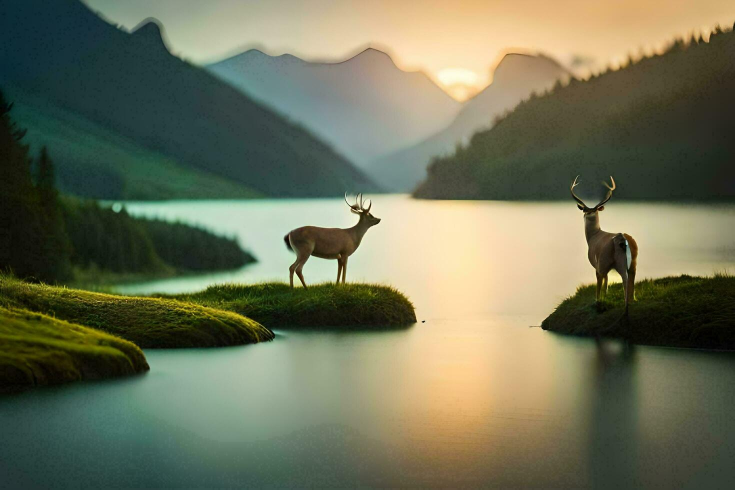
#> input picture session2/1.jpg, 1470 x 980 px (shown at 1/2 size)
$ jupyter execute pixel_operations.ipynb
#> lines starting #> are read from the running program, lines starting #| are printed output that depends on the picture; after the words box and inside, x2 and y2 are one past the last pixel; in counts of white or black regions, pixels touching at a corner belong together
# Pixel Operations Notebook

This notebook combines:
- `pixel_modification.py`
- `pixel_slicing.py`
- `pixel_resizing.py`

[cell 1]
import cv2
import numpy as np
import matplotlib.pyplot as plt
from pathlib import Path

def get_image_path(filename: str) -> Path:
#> called with filename = '1.jpg'
    candidates = [Path(filename), Path('session2') / filename]
    for p in candidates:
        if p.exists():
            return p
    raise FileNotFoundError(f'Could not find {filename}. Checked: {candidates}')

def read_image(filename: str):
    p = get_image_path(filename)
    img = cv2.imread(str(p))
#> img is the input picture: shape (980, 1470, 3); mean B, G, R 88.4, 113.8, 110.4
    if img is None:
        raise FileNotFoundError(f'Could not read image at: {p}')
    return img, p

def show_bgr(title: str, img):
    plt.figure(figsize=(7, 5))
    plt.title(title)
    plt.imshow(cv2.cvtColor(img, cv2.COLOR_BGR2RGB))
    plt.axis('off')
    plt.show()

## 1) Pixel Modification (loop)
Equivalent of `pixel_modification.py`

[cell 2]
image, image_path = read_image('1.jpg')
print(f'Loaded: {image_path}')
#| Loaded: 1.jpg

x_start, x_end = 50, 150
y_start, y_end = 100, 200

modified = image.copy()
for y in range(y_start, y_end):
    for x in range(x_start, x_end):
        modified[y, x] = [0, 0, 255]  # Red in BGR
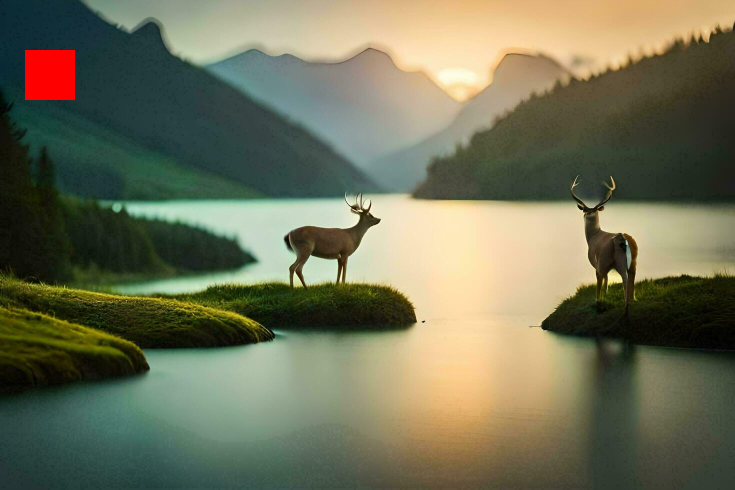
#> modified: shape (980, 1470, 3) (shown at 1/2 size); 0.69% of pixels changed, all inside (x1, y1, x2, y2) = (50, 100, 150, 200)

show_bgr('Pixel Modification (Loop)', modified)

## 2) Pixel Slicing (ROI assignment)
Equivalent of `pixel_slicing.py`

[cell 3]
image2, image2_path = read_image('1.jpg')
print(f'Loaded: {image2_path}')
#| Loaded: 1.jpg

x_start, x_end = 50, 150
y_start, y_end = 100, 200

sliced = image2.copy()
sliced[y_start:y_end, x_start:x_end] = [0, 0, 255]

show_bgr('Pixel Slicing (ROI)', sliced)

## 3) Pixel Resizing (100%, 50%, 15%)
Equivalent of `pixel_resizing.py` in one combined view

[cell 4]
image3, image3_path = read_image('1.jpg')
print(f'Loaded: {image3_path}')
#| Loaded: 1.jpg

height, width, channels = image3.shape
#> height = 980; width = 1470; channels = 3
print(f'Image Dimensions: {width}x{height}, Channels: {channels}')
#| Image Dimensions: 1470x980, Channels: 3

scale_100 = image3.copy()
scale_50 = cv2.resize(image3, (int(width * 0.50), int(height * 0.50)))
scale_15 = cv2.resize(image3, (int(width * 0.15), int(height * 0.15)))

images = [('100%', scale_100), ('50%', scale_50), ('15%', scale_15)]
gap = 20
top_pad = 45
max_h = max(img.shape[0] for _, img in images)
#> max_h = 980
total_w = sum(img.shape[1] for _, img in images) + gap * (len(images) + 1)
#> total_w = 2505
canvas = np.full((top_pad + max_h + gap, total_w, 3), 255, dtype=np.uint8)
#> canvas: shape (1045, 2505, 3); every value is 255

x = gap
for label, img in images:
    h, w = img.shape[:2]
    y = top_pad + (max_h - h) // 2
    canvas[y:y+h, x:x+w] = img
    cv2.putText(canvas, label, (x, 30), cv2.FONT_HERSHEY_SIMPLEX, 0.9, (0, 0, 0), 2, cv2.LINE_AA)
    x += w + gap
#> this loop made 3 passes
#> (label, h, w, y, x) on passes 1 to 3: ('100%', 980, 1470, 45, 1510), ('50%', 490, 735, 290, 2265), ('15%', 147, 220, 461, 2505)
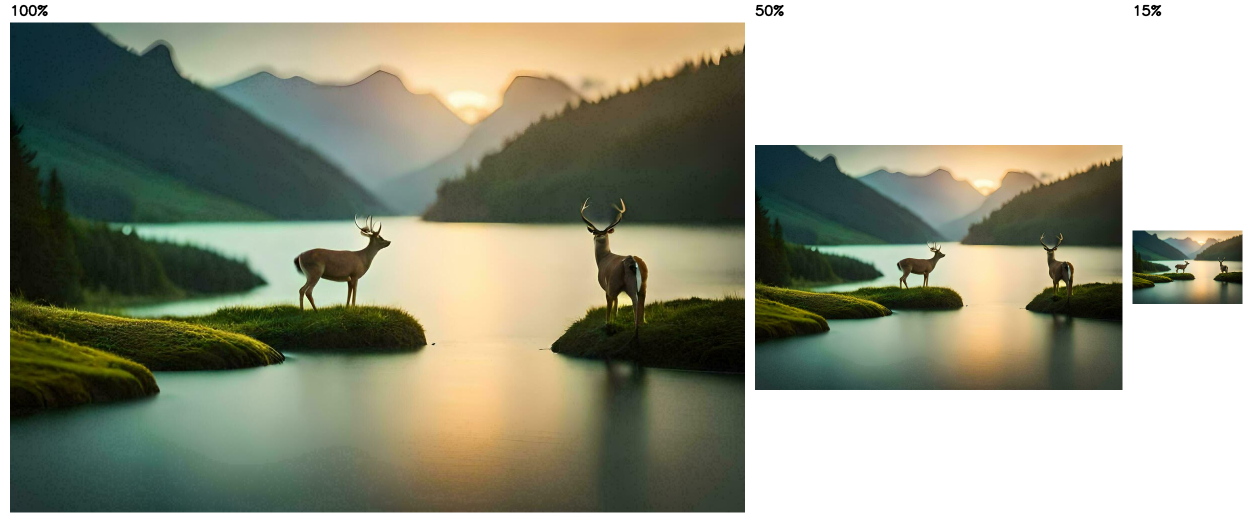
#> canvas: shape (1045, 2505, 3) (shown at 1/2 size); mean of channels 0, 1, 2 138.2, 156, 153.6; drawn as B, G, R
#> after the loop, x = 2505

show_bgr('Resizing Comparison', canvas)

## Resizing Images - Algorithms

If you don't specify an interpolation method, OpenCV defaults to `cv2.INTER_LINEAR`.

| Interpolation Method | Description | Best For |
|---|---|---|
| `cv2.INTER_NEAREST` | Nearest-neighbor without interpolation (fastest, low quality) | Simple graphics, pixel art |
| `cv2.INTER_LINEAR` | Bilinear interpolation of nearest 4 neighboring pixels (default, moderate quality) | General resizing |
| `cv2.INTER_CUBIC` | Bicubic interpolation (uses 16 pixels, higher quality but slower) | High-quality resizing |
| `cv2.INTER_LANCZOS4` | Lanczos interpolation (uses 8×8 pixel neighborhood, best quality) | High-resolution images |
| `cv2.INTER_AREA` | Area-based resampling (reduces noise, best for downscaling) | Shrinking images |

### Example Usage:
```python
import cv2

# Read image
image = cv2.imread("image.jpg")

# Resize with different interpolation methods
resized_linear = cv2.resize(image, (300, 300), interpolation=cv2.INTER_LINEAR)
resized_cubic = cv2.resize(image, (300, 300), interpolation=cv2.INTER_CUBIC)
resized_lanczos = cv2.resize(image, (300, 300), interpolation=cv2.INTER_LANCZOS4)
resized_area = cv2.resize(image, (300, 300), interpolation=cv2.INTER_AREA)
```

### Resizing and cropping

[cell 5]
# Load image for resizing and cropping example
image4, _ = read_image('1.jpg')
height, width, channels = image4.shape

# Resize the image with given proportion
proportion = 2.0
# Desired width and height - cast to int
new_width, new_height = int(width * proportion), int(height * proportion)
#> new_width = 2940; new_height = 1960
resized_image = cv2.resize(image4, (new_width, new_height), cv2.INTER_CUBIC)

# Crop a region of interest (ROI) using NumPy slicing
# Adjust coordinates to fit within resized image dimensions
x_start, x_end = 100, 500    # Columns (Width)
y_start, y_end = 50, 350     # Rows (Height)
cropped_image = resized_image[y_start:y_end, x_start:x_end]

print(f'Original: {width}x{height} | Resized: {new_width}x{new_height} | Cropped: {cropped_image.shape[1]}x{cropped_image.shape[0]}')
#| Original: 1470x980 | Resized: 2940x1960 | Cropped: 400x300

# Display comparison: Original vs Resized vs Cropped
fig, axes = plt.subplots(1, 3, figsize=(15, 5))

# Original image
axes[0].imshow(cv2.cvtColor(image4, cv2.COLOR_BGR2RGB))
axes[0].set_title(f'Original ({width}x{height})')
axes[0].axis('off')

# Resized image
axes[1].imshow(cv2.cvtColor(resized_image, cv2.COLOR_BGR2RGB))
axes[1].set_title(f'Resized ({new_width}x{new_height})')
axes[1].axis('off')

# Cropped image
axes[2].imshow(cv2.cvtColor(cropped_image, cv2.COLOR_BGR2RGB))
axes[2].set_title(f'Cropped ({cropped_image.shape[1]}x{cropped_image.shape[0]})')
axes[2].axis('off')

plt.tight_layout()
plt.show()

### Flipping and rotating images at 90°

[cell 6]
#Flipping and rotating images at 90°
flip_horizontal = cv2.flip(image4, 1)  # Horizontal flip
flip_vertical = cv2.flip(image4, -1)    # Vertical flip
rotate_90_clockwise = cv2.rotate(image4, cv2.ROTATE_90_CLOCKWISE)
rotate_90_counterclockwise = cv2.rotate(image4, cv2.ROTATE_90_COUNTERCLOCKWISE)
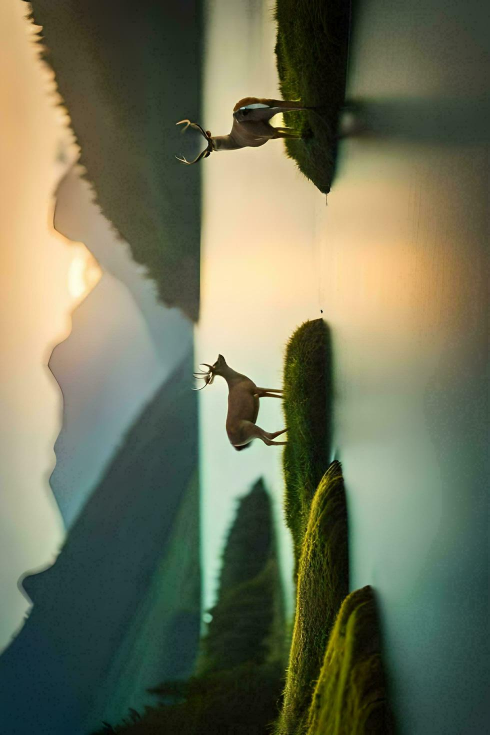
#> rotate_90_counterclockwise: shape (1470, 980, 3) (shown at 1/2 size); mean B, G, R 88.4, 113.8, 110.4


rotate_180_horizontal = cv2.flip(image4, -1)  # Flip both axes (180° rotation)
rotate_180_vertical = cv2.flip(image4, -1)    # Same as horizontal flip for 180°

axes = [flip_horizontal, flip_vertical, rotate_90_clockwise, rotate_90_counterclockwise, rotate_180_horizontal]
titles = ['Flip Horizontal', 'Flip Vertical', 'Rotate 90° CW', 'Rotate 90° CCW', 'Rotate 180°']
fig, axs = plt.subplots(1, 5, figsize=(20, 5))
for ax, img, title in zip(axs, axes, titles):
    ax.imshow(cv2.cvtColor(img, cv2.COLOR_BGR2RGB))
    ax.set_title(title)
    ax.axis('off')
#> this loop made 5 passes
#> title on passes 1 to 5: 'Flip Horizontal', 'Flip Vertical', 'Rotate 90° CW', 'Rotate 90° CCW', 'Rotate 180°'
plt.tight_layout()
plt.show()
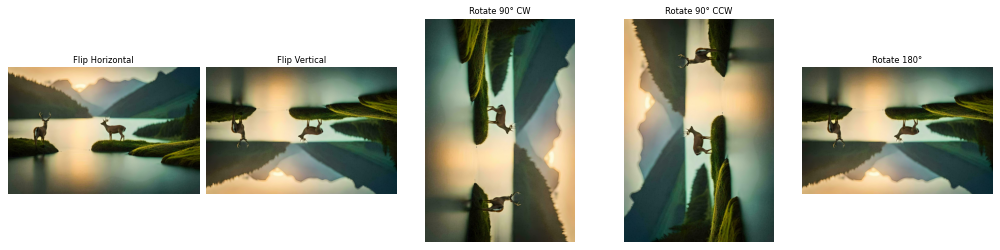
#> figure drawn by matplotlib, 5 panels

## 4) Rotate an Image by a Custom Angle and Scale Using a Rotation Matrix

Rotation of a 2D image by an angle $\theta$ is described by:

$$\mathbf{x'} = \mathbf{R}\mathbf{x}$$

where

$$\mathbf{R} = \begin{bmatrix}\cos\theta & -\sin\theta\\\sin\theta & \cos\theta\end{bmatrix},\quad\mathbf{x}=\begin{bmatrix}x\\y\end{bmatrix},\quad\mathbf{x'}=\begin{bmatrix}x'\\y'\end{bmatrix}$$

So the rotated coordinates are:

$$x' = x\cos\theta - y\sin\theta$$

$$y' = x\sin\theta + y\cos\theta$$

In OpenCV, scaled rotation with a custom center $(c_x, c_y)$ is used. The modified transformation matrix is:

$$\mathbf{M}=\begin{bmatrix}\alpha & \beta & (1-\alpha)c_x-\beta c_y\\-\beta & \alpha & \beta c_x+(1-\alpha)c_y\end{bmatrix}$$

with

$$\alpha=s\cos\theta,\quad\beta=s\sin\theta$$

where $\theta$ is the rotation angle, $s$ is the scale factor, and $(c_x,c_y)$ is the rotation center.

### Rotate an Image by a Custom Angle and scaling

[cell 7]
#Rotate an Image by a Custom Angle and scaling
angle = 45  # Rotation angle in degrees
scale = 1.0  # Scaling factor (1.0 means no scaling)

center = (width // 2, height // 2)
#> center = (735, 490)
#get the rotation matrix for the specified angle and scale
rotation_matrix = cv2.getRotationMatrix2D(center, angle, scale)
#> rotation_matrix = [[0.707, 0.707, -131.2], [-0.707, 0.707, 663.2]]
rotated_image = cv2.warpAffine(image4, rotation_matrix, (width, height))
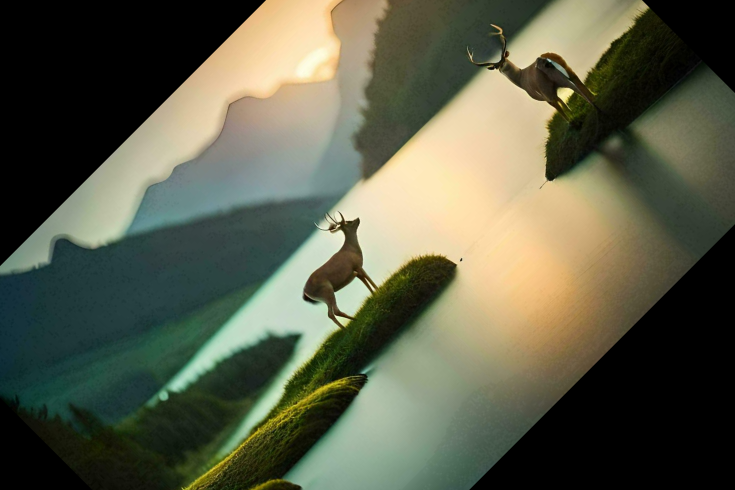
#> rotated_image: shape (980, 1470, 3) (shown at 1/2 size); mean B, G, R 74.2, 94.2, 91.7

cos_angle = np.abs(rotation_matrix[0, 0])
#> cos_angle = 0.707
sin_angle = np.abs(rotation_matrix[0, 1])
#> sin_angle = 0.707
new_width = int((height * sin_angle) + (width * cos_angle))
#> new_width = 1732
new_height = int((height * cos_angle) + (width * sin_angle))
#> new_height = 1732
rotation_matrix[0, 2] += (new_width / 2) - center[0]
rotation_matrix[1, 2] += (new_height / 2) - center[1]

#rotate the image with the updated rotation matrix and new dimensions
rotated_scaled_image = cv2.warpAffine(image4, rotation_matrix, (new_width, new_height))
plt.figure(figsize=(12, 6))
plt.subplot(1, 2, 1)
plt.imshow(cv2.cvtColor(rotated_image, cv2.COLOR_BGR2RGB))
plt.title(f'Rotated {angle} deg')
plt.axis('off')
plt.subplot(1, 2, 2)
plt.imshow(cv2.cvtColor(rotated_scaled_image, cv2.COLOR_BGR2RGB))
plt.title(f'Rotated {angle} deg with Scaling')
plt.axis('off')
plt.show()

## 5) Perspective (Projective) Transformation and Warping

Perspective transformation allows us to change the viewpoint of an image, making it look as if viewed from a different angle. Straight lines remain straight after the transformation.

For perspective transformation, you need a 3x3 perspective transformation matrix $\mathbf{H}$:

$$\mathbf{x'} = \mathbf{H}\mathbf{x}$$

To find this transformation matrix, you need 4 points on the input image and the corresponding 4 points on the output image. Among these points, at least 3 must not be collinear.

Then the transformation matrix can be computed using `cv.getPerspectiveTransform`, and the transformed image can be generated using `cv.warpPerspective` with this 3x3 matrix.

### Changing Color Space

OpenCV provides more than 150 color-space conversion options.
To convert an image from one color space to another, use:

`cv2.cvtColor(src, code)`

- `src`: input image
- `code`: conversion flag (defines the target color space)

Commonly used flags:

- `cv2.COLOR_BGR2GRAY` : BGR to Grayscale
- `cv2.COLOR_BGR2HSV` : BGR to HSV
- `cv2.COLOR_BGR2RGB` : BGR to RGB

**Note:** OpenCV reads images in **BGR** (Blue-Green-Red) order by default, not RGB (Red-Green-Blue).

[cell 8]
import cv2
import matplotlib.pyplot as plt
from pathlib import Path

# Changing Color-space example
image_path = Path("1.jpg")
image = cv2.imread(str(image_path))
if image is None:
    raise FileNotFoundError(f"Could not read image at: {image_path}")

height, width, channels = image.shape
proportion = 0.25
new_width, new_height = int(width * proportion), int(height * proportion)
#> new_width = 367; new_height = 245

resized_image = cv2.resize(image, (new_width, new_height))
#> resized_image: shape (245, 367, 3)
image_gray = cv2.cvtColor(resized_image, cv2.COLOR_BGR2GRAY)
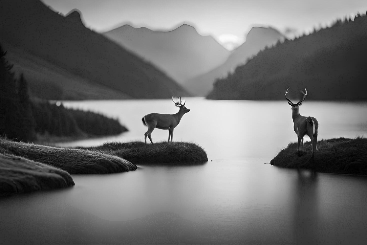
#> image_gray: shape (245, 367); min 0, max 250, mean 109.9

# Show image using matplotlib
plt.figure(figsize=(12, 6))

plt.subplot(1, 2, 1)
plt.imshow(cv2.cvtColor(resized_image, cv2.COLOR_BGR2RGB))
plt.title("Original Image")
plt.axis("off")

plt.subplot(1, 2, 2)
plt.imshow(image_gray, cmap="gray")
plt.title("Grayscale Image")
plt.axis("off")

plt.tight_layout()
plt.show()
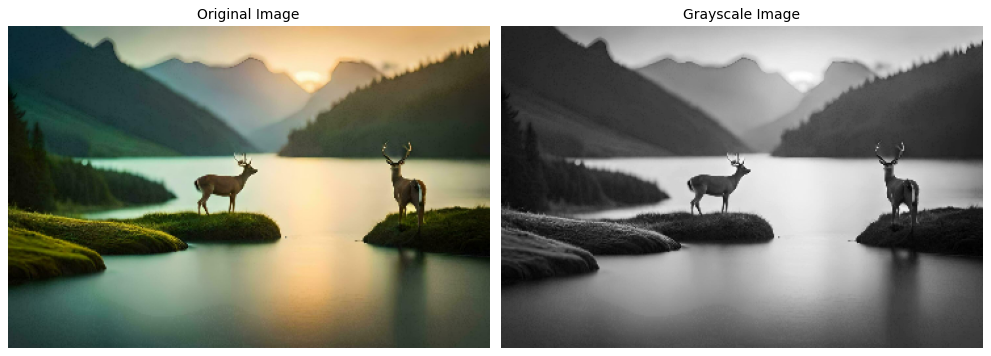
#> figure drawn by matplotlib, 2 panels

### Image Addition

You can add two images using OpenCV:

`cv2.add(img1, img2)`

or using NumPy:

`result = img1 + img2`

Both images should have the same size, depth, and type.
You can also add a scalar value to an image.

**Important:** OpenCV addition and NumPy addition are different.

- **OpenCV addition** is **saturated** (values are clipped to 255 for `uint8`).
- **NumPy addition** is **modulo** (values wrap around after 255).

Example:

```python
import numpy as np
import cv2

x = np.uint8([250])
y = np.uint8([10])

print(cv2.add(x, y))  # 250 + 10 = 260 -> 255 (clipped)
print(x + y)          # 250 + 10 = 260 % 256 = 4 (wrapped)

### Image Addition

[cell 9]
import cv2
import matplotlib.pyplot as plt

image1 = cv2.imread("1.jpg")
image2 = cv2.imread("2.jpg")
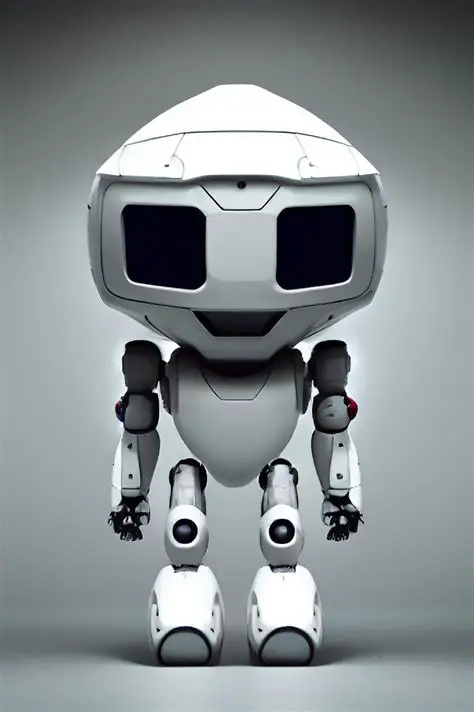
#> input picture session2/2.jpg, 474 x 712 px
#> image2 is the input picture: shape (712, 474, 3); mean B, G, R 143.2, 141.1, 133.9

# Check if images loaded correctly
if image1 is None or image2 is None:
    raise FileNotFoundError("Error: One or both images could not be loaded.")

# Resize image2 if shapes differ
if image1.shape != image2.shape:
    print("Resizing images to match dimensions...")
    image2 = cv2.resize(image2, (image1.shape[1], image1.shape[0]))
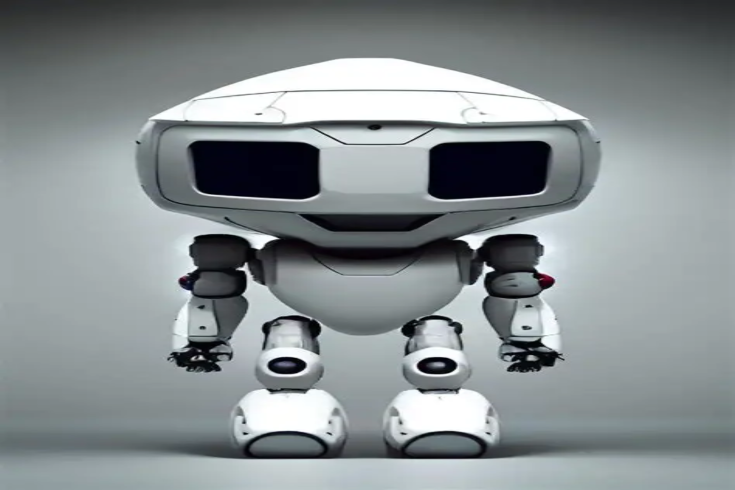
#> image2: shape (980, 1470, 3) (shown at 1/2 size); mean B, G, R 143.2, 141.1, 133.9

# Add images
added_image = cv2.add(image1, image2)
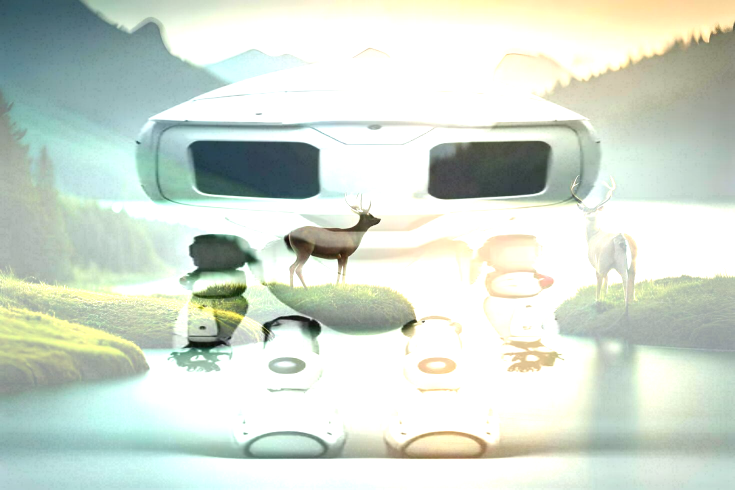
#> added_image: shape (980, 1470, 3) (shown at 1/2 size); mean B, G, R 208.8, 220, 209.4

# Convert BGR -> RGB for matplotlib
image1_rgb = cv2.cvtColor(image1, cv2.COLOR_BGR2RGB)
image2_rgb = cv2.cvtColor(image2, cv2.COLOR_BGR2RGB)
added_image_rgb = cv2.cvtColor(added_image, cv2.COLOR_BGR2RGB)

# Show all 3 in one figure
plt.figure(figsize=(15, 5))

plt.subplot(1, 3, 1)
plt.imshow(image1_rgb)
plt.title("Image 1")
plt.axis("off")

plt.subplot(1, 3, 2)
plt.imshow(image2_rgb)
plt.title("Image 2")
plt.axis("off")

plt.subplot(1, 3, 3)
plt.imshow(added_image_rgb)
plt.title("Added Image")
plt.axis("off")

plt.tight_layout()
plt.show()
